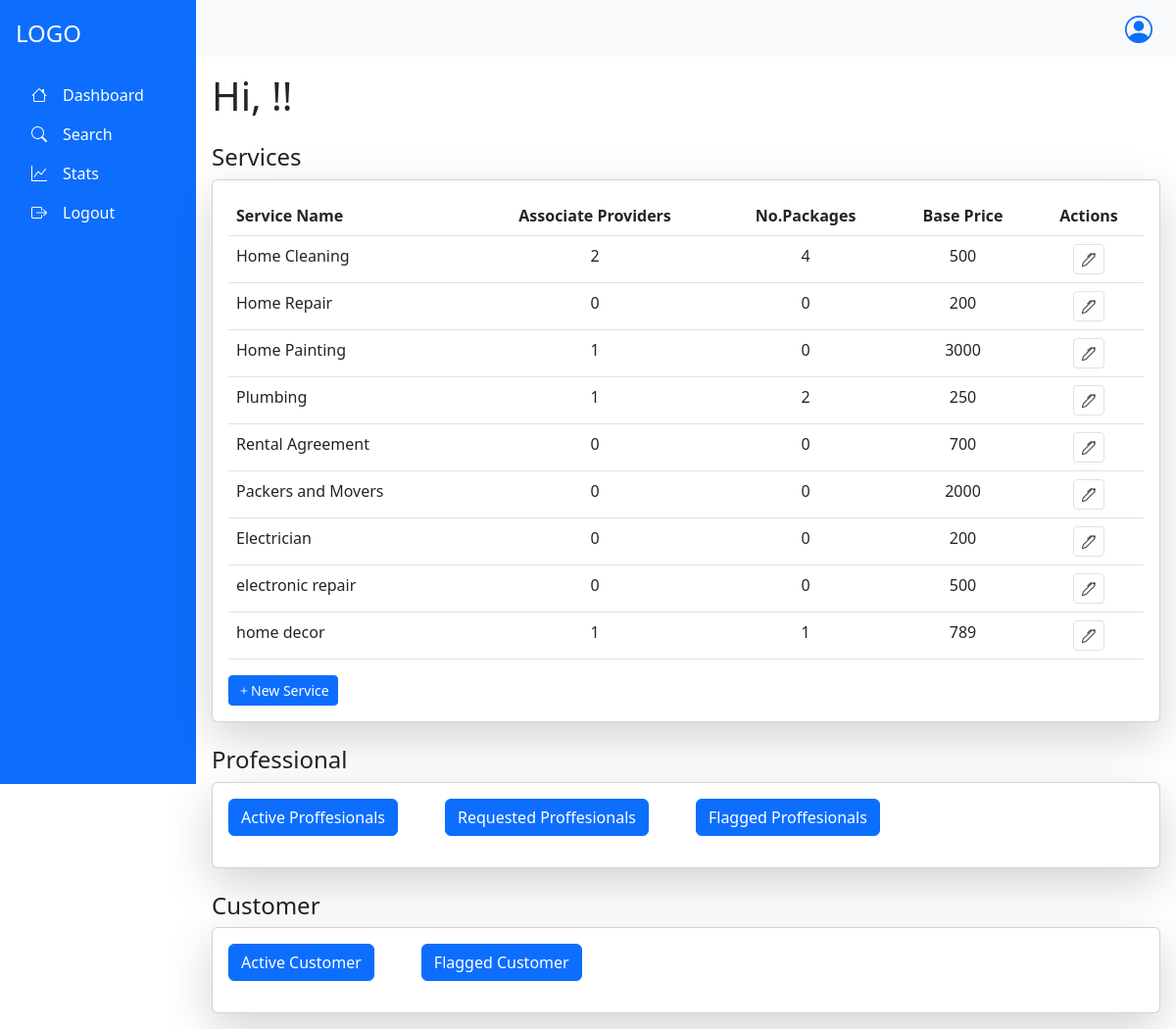
/admin/dashboard/ (signed in), run on the app's committed database.
### app.py (models this page shows)
class Services(db.Model):
    __tablename__="services"
    s_id=db.Column(db.Integer, primary_key=True, autoincrement= True)
    s_name=db.Column(db.String,unique=True)
    baseprice=db.Column(db.Integer)
    packages=db.relationship("Package", backref="service")
    Sproviders=db.relationship("ServiceProvider",backref="service")

### app.py (the view)
@app.route("/admin/dashboard/",methods=["GET","POST"])
@login_required
def dashboard():
    if request.method=="GET" and 'accept' in request.args :
        spid=request.args.get("spid")
        sp=db.session.query(ServiceProvider).filter_by(sp_id=spid).first()
        sp.sp_status="Active"
        db.session.commit()
        return redirect("/admin/dashboard/")
    elif request.method=="GET":
        ser=db.session.query(Services).all()
        act_sp=db.session.query(ServiceProvider).filter_by(sp_status="Active").all()
        req_sp=db.session.query(ServiceProvider).filter_by(sp_status="Requested").all()
        flag_sp=db.session.query(ServiceProvider).filter_by(sp_status="Flagged").all()
        act_c=db.session.query(Customer).filter_by(c_status="Active").all()
        flag_c=db.session.query(Customer).filter_by(c_status="Flagged").all()
        print(ser)
        return render_template("/admin/Admin_dashboard.html",Services=ser,active=act_sp,requested=req_sp,flagged=flag_sp,cu=current_user,c_active=act_c,c_flag=flag_c)

### app.py (called while the page is built)
@login_manager.user_loader
def load_user(user_id):
        utype,id=user_id.split("-")
        if utype=="c":
            return db.session.query(Customer).filter_by(c_id=id).first()
        elif utype=='sp':
            return db.session.query(ServiceProvider).filter_by(sp_id=id).first()
        else:
            return db.session.query(Admin).filter_by(admin_id=id).first()

### templates/admin/Admin_dashboard.html (shortened to what this page needs)
            {% extends "/admin/admin_base.html" %}
            {% block content %}
<h1 class="mb-4">Hi, {{cu.admin_name}}!!</h1>
<h4 class="mt-4"> Services</h4>
<div class="card shadow-lg">
  <div class="card-body">
      <table class="table">
          <thead>
              <tr>
                  <th>Service Name</th>
                  <th class="text-center">Associate Providers</th>
                  <th class="text-center">No.Packages</th>
                  <th class="text-center">Base Price</th>
                  <th class="text-center">Actions</th>
              </tr>
          </thead>
          <tbody>
            {% for s in Services %}
              <tr>
                  <td>{{s.s_name}}</td>
                  <td class="text-center">{{s.Sproviders|length}}</td>
                  <td class="text-center">{{s.packages|length}}</td>
                  <td class="text-center">{{s.baseprice}}</td>
                  <td class="action-btns text-center" >
                    <button class="btn btn-sm btn-white border" data-bs-toggle="modal" data-bs-target="#editservice-{{s.s_id}}" >
                        <i class="bi bi-pen"></i>
                    </button>
                  </td>
              </tr>
            {% endfor %}
          </tbody>
      </table>
      <div>
        <button class="btn btn-sm btn-primary" data-bs-toggle="modal" data-bs-target="#addService" >
          <i class="bi bi-plus"></i>New Service
        </button>
      </div>
  </div>
</div>
<h4 class="mt-4"> Professional</h4>
<div class="card shadow-lg">
  <div class="card-body">
    <p class="d-inline-flex gap-5">
        <button class="btn btn-primary accordian-button" type="button" data-bs-toggle="collapse" data-bs-target="#activeprofessional" aria-expanded="false" aria-controls="activeprofessional">
          Active Proffesionals
        </button>
        <button class="btn btn-primary accordian-button" type="button" data-bs-toggle="collapse" data-bs-target="#requestedprofessional" aria-expanded="false" aria-controls="requestedprofessional">
        Requested Proffesionals
      </button>
      <button class="btn btn-primary accordian-button" type="button" data-bs-toggle="collapse" data-bs-target="#flaggedprofessional" aria-expanded="false" aria-controls="flaggedprofessional">
        Flagged Proffesionals
      </button>
      </p>
  </div>
</div>
<h4 class="mt-4"> Customer</h4>
<div class="card shadow-lg">
  <div class="card-body">
    <p class="d-inline-flex gap-5">
        <button class="btn btn-primary" type="button" data-bs-toggle="collapse" data-bs-target="#activecustomer" aria-expanded="false" aria-controls="collapseExample">
            Active Customer
        </button>
        <button class="btn btn-primary" type="button" data-bs-toggle="collapse" data-bs-target="#flaggedcustomer" aria-expanded="false" aria-controls="collapseExample">
            Flagged Customer
      </button>
    </p>
  </div>
</div>
{% endblock %}

### data on the page
Services: s_name "Home Cleaning", Sproviders|length "2", packages|length "4", baseprice "500"
Services: s_name "Home Repair", Sproviders|length "0", packages|length "0", baseprice "200"
Services: s_name "Home Painting", Sproviders|length "1", packages|length "0", baseprice "3000"
Services: s_name "Plumbing", Sproviders|length "1", packages|length "2", baseprice "250"
Services: s_name "Rental Agreement", Sproviders|length "0", packages|length "0", baseprice "700"
Services: s_name "Packers and Movers", Sproviders|length "0", packages|length "0", baseprice "2000"
Services: s_name "Electrician", Sproviders|length "0", packages|length "0", baseprice "200"
Services: s_name "electronic repair", Sproviders|length "0", packages|length "0", baseprice "500"
Services: s_name "home decor", Sproviders|length "1", packages|length "1", baseprice "789"
